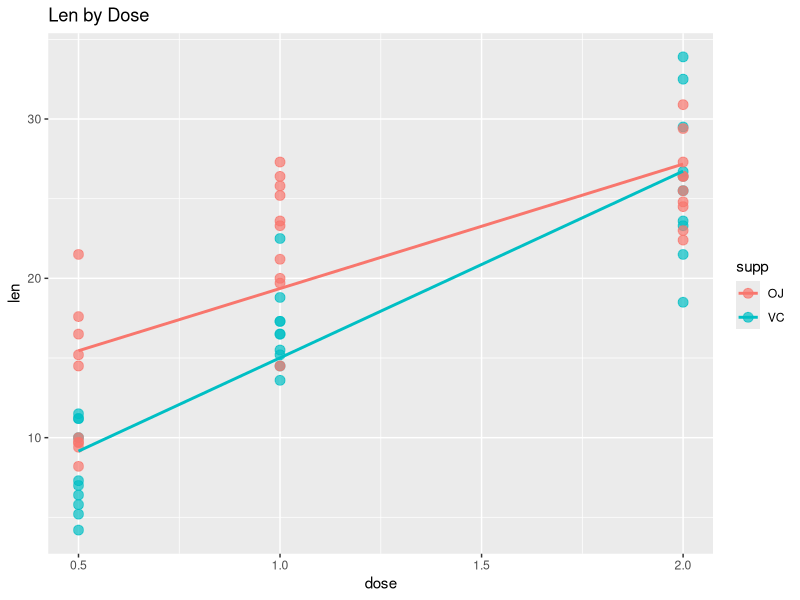
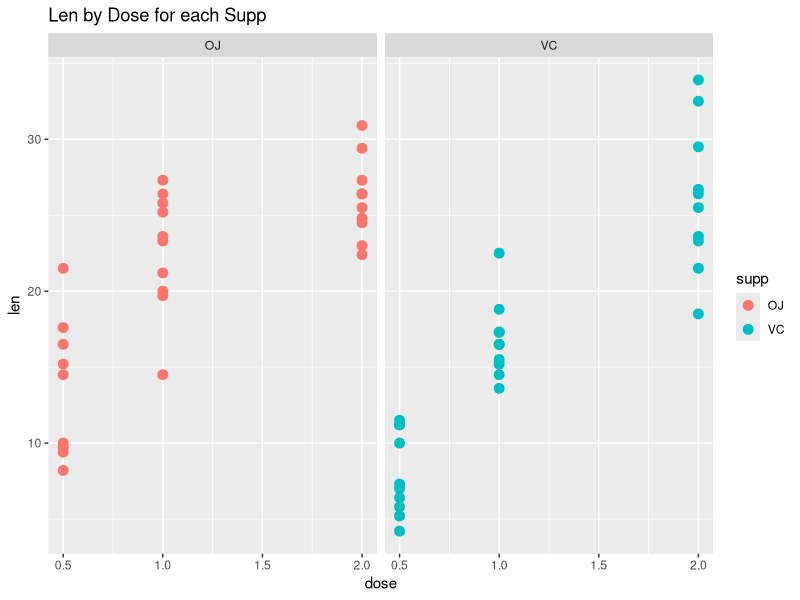
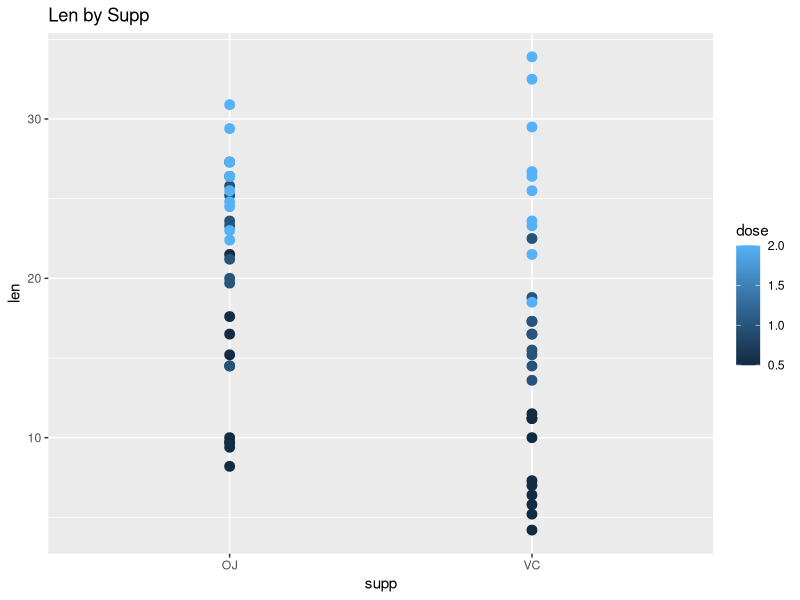
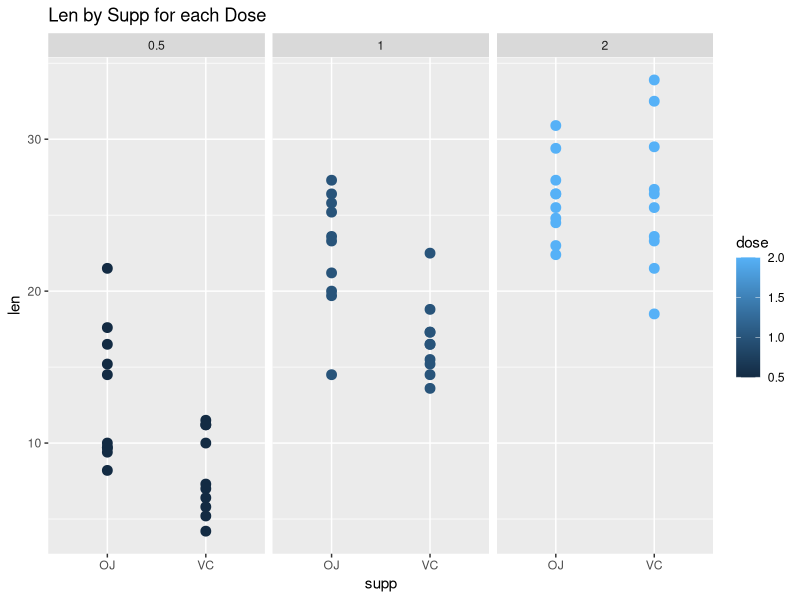
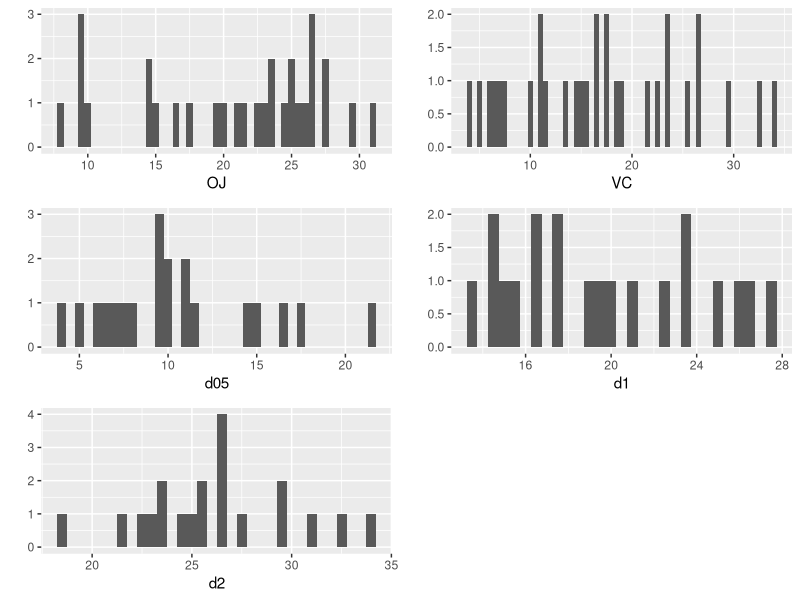

Write the R code that produced these figures, in order.
## ---- chunk 1
library(datasets)
data = ToothGrowth
str(data)

library(ggplot2)

qplot(dose, len, data=data, color = supp, size = I(3), alpha = I(.7), main = "Len by Dose") +
    geom_smooth(method=lm, se = FALSE)

qplot(dose, len, data = data, facets = .~supp, size = I(3), color = supp, main = "Len by Dose for each Supp")

qplot(supp, len, data = data, color = dose, size = I(3), main = "Len by Supp")

qplot(supp, len, data = data, color = dose, size = I(3), facets = .~dose, main = "Len by Supp for each Dose")
## ---- chunk 2
# By supp
OJ <- data[data$supp == "OJ", "len"]
oj.mean <- mean(OJ)
oj.sd <- sd(OJ)
VC <- data[data$supp == "VC", "len"]
vc.mean <- mean(VC)
vc.sd <- sd(VC)

# By dose
d05 <- data[data$dose == 0.5, "len"]
d05.mean <- mean(d05)
d05.sd <- sd(d05)
d1 <- data[data$dose == 1, "len"]
d1.mean <- mean(d1)
d1.sd <- sd(d1)
d2 <- data[data$dose == 2, "len"]
d2.mean <- mean(d2)
d2.sd <- sd(d2)

g1 <- qplot(OJ, binwidth = 0.5)
g2 <- qplot(VC, binwidth = 0.5)
g3 <- qplot(d05, binwidth = 0.5)
g4 <- qplot(d1, binwidth = 0.5)
g5 <- qplot(d2, binwidth = 0.5)

library(gridExtra)
grid.arrange(g1, g2, g3, g4, g5, ncol = 2)
